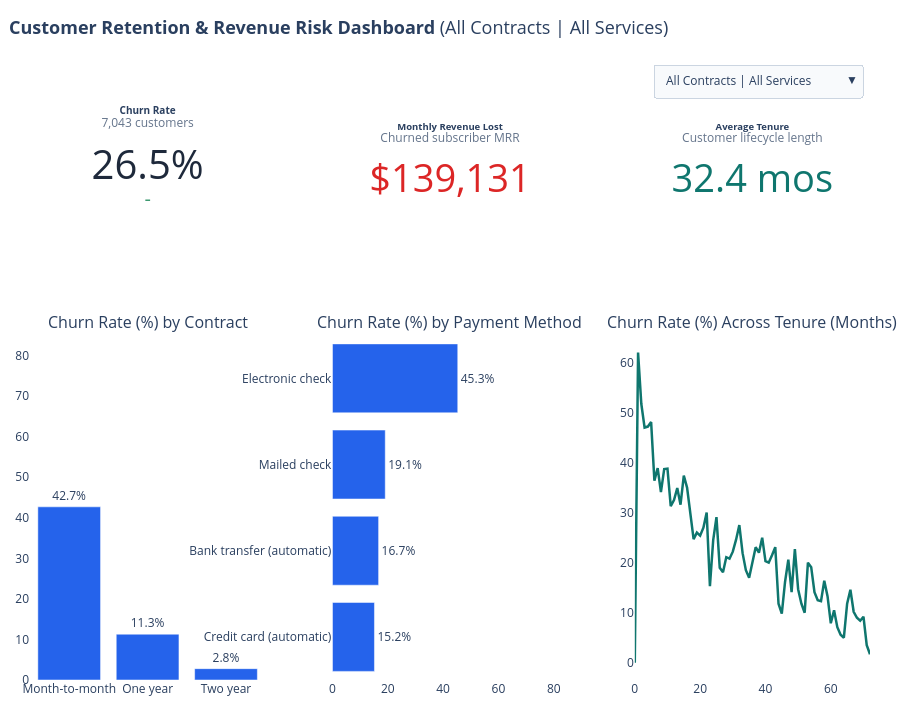

Here is the notebook cell this chart was saved with:
### Code cell
import plotly.graph_objects as go
from plotly.subplots import make_subplots

# Build filter combinations for native Plotly dropdowns
contracts = ["All Contracts"] + sorted(df["Contract"].unique().tolist())
internet_services = ["All Services"] + sorted(df["InternetService"].unique().tolist())

combinations = []
for c in contracts:
    for net in internet_services:
        sub = df.copy()
        if c != "All Contracts":
            sub = sub[sub["Contract"] == c]
        if net != "All Services":
            sub = sub[sub["InternetService"] == net]
        if not sub.empty:
            combinations.append((c, net, sub))

overall_churn = round(df["Churn_Flag"].mean() * 100, 1)

fig = make_subplots(
    rows=2, cols=3,
    specs=[
        [{"type": "indicator"}, {"type": "indicator"}, {"type": "indicator"}],
        [{"type": "bar"}, {"type": "bar"}, {"type": "scatter"}]
    ],
    row_heights=[0.28, 0.72],
    vertical_spacing=0.16,
    horizontal_spacing=0.08,
    subplot_titles=(
        "", "", "",
        "Churn Rate (%) by Contract",
        "Churn Rate (%) by Payment Method",
        "Churn Rate (%) Across Tenure (Months)"
    )
)

# Add 6 traces per filter combination (only the first combination is visible initially)
for idx, (c_label, net_label, sub) in enumerate(combinations):
    is_visible = (idx == 0)
    total_customers = len(sub)
    churn_rate = round(sub["Churn_Flag"].mean() * 100, 1)
    mrr_lost = sub.loc[sub["Churn"] == "Yes", "MonthlyCharges"].sum()
    avg_tenure = round(sub["tenure"].mean(), 1)

    contract_sum = (
        sub.groupby("Contract", as_index=False)["Churn_Flag"]
        .mean()
        .assign(Churn_Pct=lambda d: (d["Churn_Flag"] * 100).round(1))
        .sort_values("Churn_Pct", ascending=False)
    )
    payment_sum = (
        sub.groupby("PaymentMethod", as_index=False)["Churn_Flag"]
        .mean()
        .assign(Churn_Pct=lambda d: (d["Churn_Flag"] * 100).round(1))
        .sort_values("Churn_Pct", ascending=True)
    )
    tenure_sum = (
        sub.groupby("tenure", as_index=False)["Churn_Flag"]
        .mean()
        .assign(Churn_Pct=lambda d: (d["Churn_Flag"] * 100).round(1))
    )

    fig.add_trace(go.Indicator(
        mode="number+delta",
        value=churn_rate,
        visible=is_visible,
        number={"suffix": "%", "font": {"size": 40, "color": "#1E293B"}},
        delta={"reference": overall_churn, "relative": False, "valueformat": ".1f", "suffix": " pts vs avg"},
        title={"text": f"<b>Churn Rate</b><br><span style='font-size:12px;color:#64748B'>{total_customers:,} customers</span>"}
    ), row=1, col=1)

    fig.add_trace(go.Indicator(
        mode="number",
        value=mrr_lost,
        visible=is_visible,
        number={"prefix": "$", "valueformat": ",.0f", "font": {"size": 38, "color": "#DC2626"}},
        title={"text": "<b>Monthly Revenue Lost</b><br><span style='font-size:12px;color:#64748B'>Churned subscriber MRR</span>"}
    ), row=1, col=2)

    fig.add_trace(go.Indicator(
        mode="number",
        value=avg_tenure,
        visible=is_visible,
        number={"suffix": " mos", "font": {"size": 38, "color": "#0F766E"}},
        title={"text": "<b>Average Tenure</b><br><span style='font-size:12px;color:#64748B'>Customer lifecycle length</span>"}
    ), row=1, col=3)

    fig.add_trace(go.Bar(
        x=contract_sum["Contract"],
        y=contract_sum["Churn_Pct"],
        text=contract_sum["Churn_Pct"].astype(str) + "%",
        textposition="outside",
        marker_color="#2563EB",
        visible=is_visible,
        showlegend=False
    ), row=2, col=1)

    fig.add_trace(go.Bar(
        x=payment_sum["Churn_Pct"],
        y=payment_sum["PaymentMethod"],
        orientation="h",
        text=payment_sum["Churn_Pct"].astype(str) + "%",
        textposition="outside",
        marker_color="#2563EB",
        visible=is_visible,
        showlegend=False
    ), row=2, col=2)

    fig.add_trace(go.Scatter(
        x=tenure_sum["tenure"],
        y=tenure_sum["Churn_Pct"],
        mode="lines",
        line=dict(color="#0F766E", width=2.5),
        visible=is_visible,
        showlegend=False
    ), row=2, col=3)

# Build interactive dropdown menu inside Plotly
buttons = []
traces_per_view = 6
total_traces = len(combinations) * traces_per_view

for idx, (c_label, net_label, _) in enumerate(combinations):
    vis = [False] * total_traces
    for t in range(idx * traces_per_view, (idx + 1) * traces_per_view):
        vis[t] = True
    buttons.append(dict(
        label=f"{c_label} | {net_label}",
        method="update",
        args=[
            {"visible": vis},
            {"title.text": f"<b>Customer Retention & Revenue Risk Dashboard</b> ({c_label} | {net_label})"}
        ]
    ))

fig.update_layout(
    height=720,
    template="plotly_white",
    title=dict(
        text="<b>Customer Retention & Revenue Risk Dashboard</b> (All Contracts | All Services)",
        x=0.01,
        y=0.97,
        font=dict(size=18)
    ),
    updatemenus=[dict(
        buttons=buttons,
        direction="down",
        showactive=True,
        x=0.99,
        xanchor="right",
        y=1.08,
        yanchor="top",
        bgcolor="#F8FAFC",
        bordercolor="#CBD5E1"
    )],
    margin=dict(t=110, b=40, l=30, r=30)
)

fig.update_xaxes(showgrid=False, zeroline=False)
fig.update_yaxes(showgrid=False, zeroline=False)
fig.update_yaxes(range=[0, 85], row=2, col=1)
fig.update_xaxes(range=[0, 85], row=2, col=2)

fig.show()
